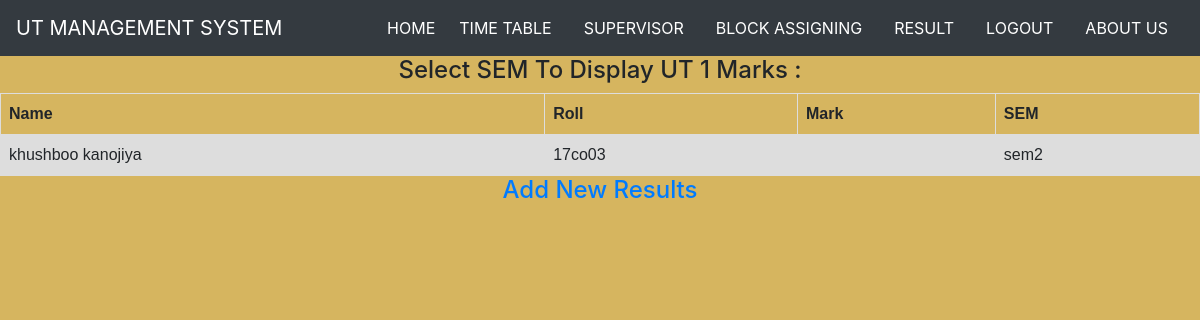
Page /viewresult.php?s=sem2 on the committed database.
### tables this page shows
CREATE TABLE IF NOT EXISTS `result` (
  `name` varchar(30) DEFAULT NULL,
  `roll` varchar(30) DEFAULT NULL,
  `mark` varchar(30) DEFAULT NULL,
  `sem` varchar(30) DEFAULT NULL
);

### viewresult.php (the view, shortened to what this page needs)
<!DOCTYPE html>
<html lang="en">
<head>
   <link rel="stylesheet" href="https://maxcdn.bootstrapcdn.com/bootstrap/4.5.2/css/bootstrap.min.css">
</head>
<body>
<nav class="navbar navbar-expand-lg navbar-dark bg-dark">
  <a class="navbar-brand" href="#">UT MANAGEMENT SYSTEM</a>
  <div class="collapse navbar-collapse" id="navbarSupportedContent">
    <ul class="navbar-nav ml-auto">
      <li class="nav-item active">
        <a class="nav-link text-white" href="home.php">HOME <span class="sr-only">(current)</span></a>
      </li>
      <li class="nav-item">
        <a class="nav-link px-3 text-white" href="timetable.php">TIME TABLE</a>
      </li>
      <li class="nav-item">
        <a class="nav-link px-3 text-white" href="supervisor.php">SUPERVISOR</a>
      </li>
      <li class="nav-item">
        <a class="nav-link px-3 text-white" href="blockassigning.php">BLOCK ASSIGNING</a>
      </li>
      <li class="nav-item">
        <a class="nav-link px-3 text-white" href="result.php">RESULT</a>
      </li>
      <li class="nav-item">
        <a class="nav-link px-3 text-white" href="logout.php">LOGOUT</a>
      </li>
      <li class="nav-item">
        <a class="nav-link px-3 text-white" href="about.php">ABOUT US</a>
      </li>
       </div>
      </nav>
<section>
<div id="main" style="margin-left:0%">
    <div class="w3-container">
		<div class="w3-half w3-text-black ">
		<h4><center>Select SEM To Display UT 1 Marks :</center></h4>
		</div>
	</div>
	<div class="w3-row">
  <?php
  if(isset($_GET['s'])){
    $conn = mysqli_connect("localhost", "root", "", "ut_db");
    echo '<table class="w3-table w3-striped w3-bordered "><tr><th>Name</th><th>Roll</th><th>Mark</th><th>SEM</th></tr>';
    if($_GET['s'] == 'sem1') {
      $sem = $_GET['s'];
      $sql="select * from result where sem='$sem' ";
      $select=mysqli_query($conn, $sql);
      $count=mysqli_num_rows($select);
      while($row=mysqli_fetch_array($select))
      {
      echo "<tr><td>".$row['name']."</td><td>".$row['roll']."</td><td>".$row['mark']."</td><td>".$row['sem']."</td></tr>";
      }
    } elseif ($_GET['s'] == 'sem2') {
        $sem = $_GET['s'];
        $sql="select * from result where sem='$sem' ";
        $select=mysqli_query($conn, $sql);
        while($row=mysqli_fetch_array($select))
        {
        echo "<tr><td>".$row['name']."</td><td>".$row['roll']."</td><td>".$row['mark']."</td><td>".$row['sem']."</td></tr>";
        }
      }
      echo "</table>";
  }
   ?>
    <center><a href ='result.php'><h4>Add New Results</h4></a></center>
	</div>
	</section>
</body>
</html>

### viewresult.php (style rules this page uses)
body { background-color: #d6b55f; }
table { font-family: arial, sans-serif; border-collapse: collapse; width: 100%; }
td, th { border: 1px solid #dddddd; text-align: left; padding: 8px; }
tr:nth-child(even) { background-color: #dddddd; }

### rows in the picture
result: name "khushboo kanojiya", roll "17co03", sem "sem2"
